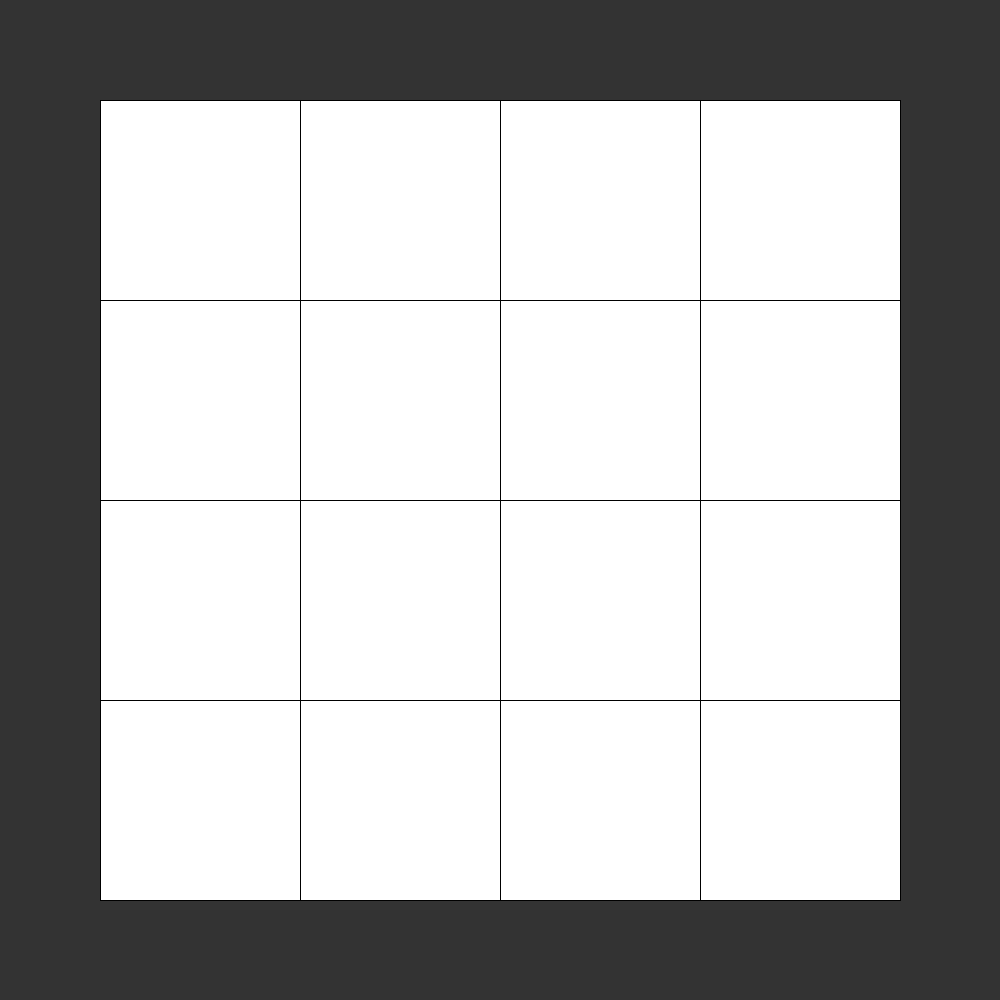
Frame 1 (no input)
Frame 60 (the mouse pressed at the canvas centre just before this capture): identical to frame 1, image omitted
Frame 120 (the mouse held since frame 60 and released just before this capture): identical to frame 1, image omitted

The Processing sketch that drew this single still picture (run headless with seeded random() and noise(); from frame 60 on, the mouse is pressed at the canvas centre):

// Processing sketch: TicTacToe
// ── TicTacToe.pde
int nRaster = 4;
public boolean gewonnen;
public int win = 0;
feld[][] f = new feld[nRaster][nRaster];
public int player;
float startTimer;



void winausgabe() {
  gewonnen = true;
}


void winEcke(int i, int j, int player) {
  if (i == 0 && j == 0) { //links oben
    if (
      (f[i][j].gehoert == player && f[i+1][j].gehoert == player && f[i+2][j].gehoert == player)||
      (f[i][j].gehoert == player && f[i][j+1].gehoert == player && f[i][j+2].gehoert == player)||
      (f[i][j].gehoert == player && f[i+1][j+1].gehoert == player && f[i+2][j+2].gehoert == player)
      ) {
      winausgabe();
    }
  } else if (i==(nRaster-1) && j == 0) { //rechts oben
    if (
      (f[i][j].gehoert == player && f[i-1][j].gehoert == player && f[i-2][j].gehoert == player)||
      (f[i][j].gehoert == player && f[i][j+1].gehoert == player && f[i][j+2].gehoert == player)||
      (f[i][j].gehoert == player && f[i-1][j+1].gehoert == player && f[i-2][j+2].gehoert == player)

      ) {
      winausgabe();
    }
  } else if (i == (nRaster-1) && j == (nRaster-1)) {
    if (
      (f[i][j].gehoert == player && f[i-1][j].gehoert == player && f[i-2][j].gehoert == player)||
      (f[i][j].gehoert == player && f[i][j-2].gehoert == player && f[i][j-2].gehoert == player)||
      (f[i][j].gehoert == player && f[i-1][j-1].gehoert == player && f[i-2][j-2].gehoert == player)
      ) {
      winausgabe();
    }
  } else if (i == 0 && j == (nRaster-1)) {
    if (
      (f[i][j].gehoert == player && f[i+1][j].gehoert == player && f[i+2][j].gehoert == player)||
      (f[i][j].gehoert == player && f[i][j-1].gehoert == player && f[i][j-2].gehoert == player)||
      (f[i][j].gehoert == player && f[i+1][j-1].gehoert == player && f[i+2][j-2].gehoert == player)
      ) {
      winausgabe();
    }
  }
}


void winKanten3x3(int i, int j, int player) {
  if (i== 1 && j == 0) {
    if (
      (f[i][j].gehoert == player && f[i][j+1].gehoert == player && f[i][j+2].gehoert == player)
      ) {
      winausgabe();
    }
  } else if (i == 0 && j == 1) {
    if (
      (f[i][j].gehoert == player && f[i+1][j].gehoert == player && f[i+2][j].gehoert == player)
      ) {
      winausgabe();
    }
  }
}


void winKanten4x4(int i, int j, int player) {
  if (j==0) { // kante oben
    if (i==1) {
      if (
        (f[i][j].gehoert == player && f[i+1][j].gehoert == player && f[i+2][j].gehoert == player)||
        (f[i][j].gehoert == player && f[i][j+1].gehoert == player && f[i][j+2].gehoert == player)||
        (f[i][j].gehoert == player && f[i+1][j+1].gehoert == player && f[i+2][j+2].gehoert == player)
        ) {
        winausgabe();
      }
    }
    if (i==2) {
      if (
        (f[i][j].gehoert == player && f[i-1][j].gehoert == player && f[i-2][j].gehoert == player)||
        (f[i][j].gehoert == player && f[i][j+1].gehoert == player && f[i][j+2].gehoert == player)||
        (f[i][j].gehoert == player && f[i-1][j+1].gehoert == player && f[i-2][j+2].gehoert == player)
        ) {
        winausgabe();
      }
    }
  } else if (i == 0) { //kante links
    if (j == 1) {
      if (
        (f[i][j].gehoert == player && f[i+1][j].gehoert == player && f[i+2][j].gehoert == player)||
        (f[i][j].gehoert == player && f[i][j+1].gehoert == player && f[i][j+2].gehoert == player)||
        (f[i][j].gehoert == player && f[i+1][j+1].gehoert == player && f[i+2][j+2].gehoert == player)
        ) {
        winausgabe();
      }
    } else if (j==2) {
      if (
        (f[i][j].gehoert == player && f[i+1][j].gehoert == player && f[i+2][j].gehoert == player)||
        (f[i][j].gehoert == player && f[i][j-1].gehoert == player && f[i][j-2].gehoert == player)||
        (f[i][j].gehoert == player && f[i+1][j-1].gehoert == player && f[i+2][j-2].gehoert == player)
        ) {
        winausgabe();
      }
    }
  } else if (j==(nRaster-1)) { // kante unten
    if (i == 1) {
      if (
        (f[i][j].gehoert == player && f[i+1][j].gehoert == player && f[i+2][j].gehoert == player)||
        (f[i][j].gehoert == player && f[i][j-1].gehoert == player && f[i][j-2].gehoert == player)||
        (f[i][j].gehoert == player && f[i+1][j-1].gehoert == player && f[i+2][j-2].gehoert == player)
        ) {
        winausgabe();
      }
    } else if (i == 2) {
      if (
        (f[i][j].gehoert == player && f[i-1][j].gehoert == player && f[i-2][j].gehoert == player)||
        (f[i][j].gehoert == player && f[i][j-1].gehoert == player && f[i][j-2].gehoert == player)||
        (f[i][j].gehoert == player && f[i-1][j-1].gehoert == player && f[i-2][j-2].gehoert == player)
        ) {
        winausgabe();
      }
    }
  } else if (i == (nRaster - 1)) { //kante rechts
    if (j == 1) {
      if (
        (f[i][j].gehoert == player && f[i-1][j].gehoert == player && f[i-2][j].gehoert == player)||
        (f[i][j].gehoert == player && f[i][j+1].gehoert == player && f[i][j+2].gehoert == player)||
        (f[i][j].gehoert == player && f[i-1][j+1].gehoert == player && f[i-2][j+2].gehoert == player)
        ) {
        winausgabe();
      }
    } else if (j == 2) {
      if (
        (f[i][j].gehoert == player && f[i-1][j].gehoert == player && f[i-2][j].gehoert == player)||
        (f[i][j].gehoert == player && f[i][j-1].gehoert == player && f[i][j-2].gehoert == player)||
        (f[i][j].gehoert == player && f[i-1][j-1].gehoert == player && f[i-2][j-2].gehoert == player)
        ) {
        winausgabe();
      }
    }
  }
}


void currentplayer() {
  background(51);
  textSize(32);
  fill(color(255, 255, 255));
  text(("Player: " + player), 50, 50);
}


void setup() {

  size(1000, 1000);
  gewonnen = false;
  //felder einfügen
  for (int j = 0; j<nRaster; j++) {
    for (int i = 0; i<nRaster; i++) {
      f[i][j] = new feld(nRaster, i, j);
      f[i][j].normal = color(255, 255, 255);
    }
  }
  //spieler
  if (random(0, 1)<0.5) {
    player =0;
  } else {
    player = 1;
  }
}

void draw() {
  background(51);
  //currentplayer();

  //felder ansteuern und zeichnen
  if (!gewonnen) {
    startTimer = millis();
    for (int j = 0; j<nRaster; j++) {
      for (int i = 0; i<nRaster; i++) {
        f[i][j].pressed(player);

        winEcke(i, j, 1);
        winEcke(i, j, 0);
        if (nRaster == 3) {
          winKanten3x3(i, j, 0);
          winKanten3x3(i, j, 1);
        } else if (nRaster == 4) {
          winKanten4x4(i, j, 0);
          winKanten4x4(i, j, 1);
        }
        f[i][j].show();
      }
    }
  } else if (player == 1) {
    //while ((millis() - startTimer) < 10000) {
      background(51);
      fill(color(255, 255, 255));
      textSize(50);
      text(("Spieler 0 Rot hat gewonnen"), 100, 100, 900, 900);
    //}
    setup();
  } else if (player == 0) {
    //while ((millis() - startTimer) < 10000) {
      background(51);
      textSize(50);
      fill(color(255, 255, 255));
      text(("Spieler 1 Blau hat gewonnen"), 100, 100, 900, 900);
      setup();
    //}
  }
}

// ── Feld.pde
class feld {
  //Variablen
  public float x;
  public float y;
  float raster;
  public int gefaerbt;
  public int gehoert = 2;
  public float i;
  public float j;
  float seite;
  color normal = color(255, 255, 255);
  //Konstruktor
  feld(float r, float i, float j) {
    raster = r;
    this.i = i;
    this.j = j;
    seite = 800/r;
    x = 100+(seite*i);
    y = 100 + (seite*j);  
}
  void show() {
    fill(normal);
    rect(x, y, seite, seite);
  }
  //gepressedte felder einfärben
  void pressed(int p) {
    if (mousePressed) {
      if (normal == color(255, 255, 255)) {
        if ((mouseX > x) && (mouseX < (x+seite)) && (mouseY > y) && (mouseY < (y+seite))) {
          if (p == 0) {
            normal = color(235, 52, 52);
            player =1;
            gehoert = 0;
            gefaerbt = 1;
          } else if (p == 1) {
            normal = color(0, 102, 255);
            gehoert = 1;
            player = 0;
            gefaerbt = 1;
          }
        }
      }
    }
  }

  //feld gepresst
}
